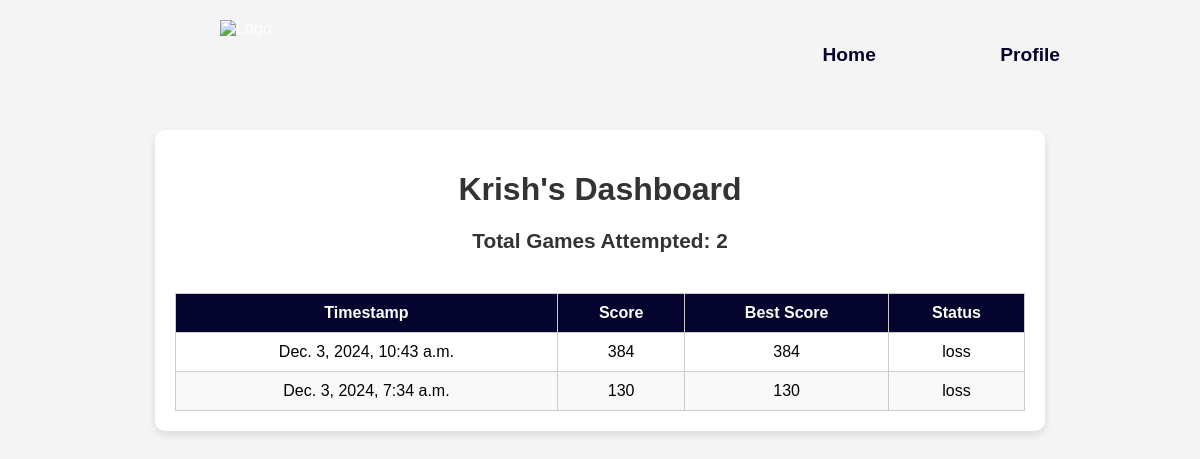
Page /dashboard/ (signed in) on the committed database.
### game/models.py (models this page shows, shortened)
class GameSession(models.Model):
    user = models.ForeignKey(User, on_delete=models.CASCADE)
    timestamp = models.DateTimeField(default=now)
    score = models.IntegerField(default=0)
    best_score = models.IntegerField(default=0)
    status = models.CharField(max_length=10, choices=[('win', 'Win'), ('loss', 'Loss')])

### game/views.py (the view)
# urls.py: path('dashboard/', views.dashboard_view, name='dashboard'),
@login_required
def dashboard_view(request):
    game_sessions = GameSession.objects.filter(user=request.user).order_by('-timestamp')
    game_count = game_sessions.count()
    return render(request, 'game/dashboard.html', {
        'game_sessions': game_sessions,
        'game_count': game_count
    })

### game/templates/game/dashboard.html (shortened to what this page needs)
<!DOCTYPE html>
<html lang="en">
<head>
</head>
<body>
    <header>
        <img src="https://i.ibb.co/rZTk2Fg/logo-removebg-preview.png" alt="Logo">
        {% if user.is_authenticated %}
        <nav>
            <a href="{% url 'home' %}">Home</a>
            <a href="{% url 'profile' %}">Profile</a>
        </nav>
        {% else %}
        <nav>
            <a href="{% url 'home' %}">Home</a>
        </nav>
        {% endif %}
    </header>
    <div class="container">
        <h1>{{user.username}}'s Dashboard</h1>
        <h3>Total Games Attempted: {{ game_count }}</h3>
        <div class="table-container">
            <table>
                <thead>
                    <tr>
                        <th>Timestamp</th>
                        <th>Score</th>
                        <th>Best Score</th>
                        <th>Status</th>
                    </tr>
                </thead>
                <tbody>
                    {% for session in game_sessions %}
                    <tr>
                        <td>{{ session.timestamp }}</td>
                        <td>{{ session.score }}</td>
                        <td>{{ session.best_score }}</td>
                        <td>{{ session.status }}</td>
                    </tr>
                    {% endfor %}
                </tbody>
            </table>
        </div>
    </div>
</body>
</html>

### game/templates/game/dashboard.html (style rules this page uses)
body { font-family: Verdana, Geneva, Tahoma, sans-serif; margin: 0; padding: 0; background-color: #f4f4f4; }
header { display: flex; justify-content: space-between; align-items: center; padding: 20px; color: white; }
header img { height: 70px; margin-left: 200px; }
header nav a { color: rgb(4, 4, 47); text-decoration: none; font-weight: bold; font-size: 1.2rem; margin-right: 120px; }
.container { max-width: 850px; margin: 20px auto; padding: 20px; background: white; border-radius: 10px; box-shadow: 0 4px 8px rgba(0, 0, 0, 0.1); }
h1 { font-size: 2rem; color: #333; text-align: center; margin-bottom: 20px; }
h3 { font-size: 1.3rem; color: #333; margin-bottom: 20px; text-align: center; }
table { width: 100%; border-collapse: collapse; margin-top: 20px; }
table th, table td { text-align: center; padding: 10px; border: 1px solid #ccc; }
table th { background-color: rgb(4, 4, 47); color: white; }
table tbody tr:nth-child(even) { background-color: #f9f9f9; }
.table-container { overflow-x: auto; }

### rows in the picture
GameSession: timestamp "Dec. 3, 2024, 10:43 a.m.", score "384", best_score "384", status "loss"
GameSession: timestamp "Dec. 3, 2024, 7:34 a.m.", score "130", best_score "130", status "loss"

### other values in the picture
{{ user.username }} "Krish"
{{ game_count }} "2"
